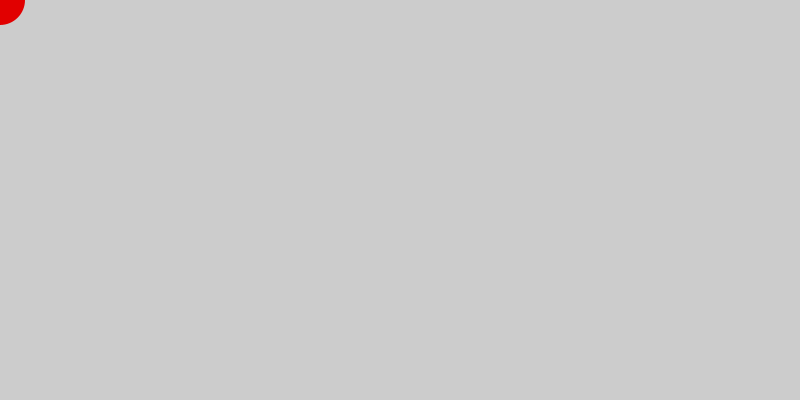
Frame 1 (no input)
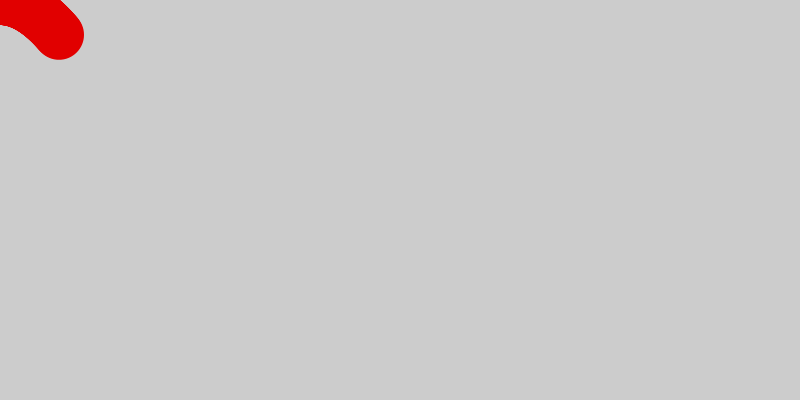
Frame 60 (the mouse pressed at the canvas centre just before this capture)
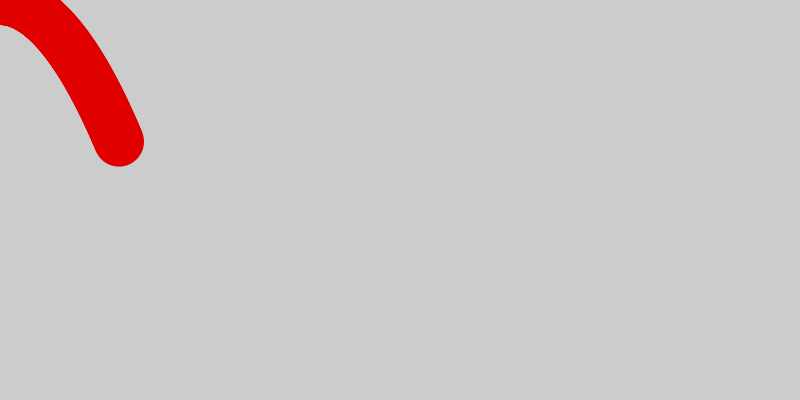
Frame 120 (the mouse held since frame 60 and released just before this capture)

The Processing sketch that drew these frames (run headless with seeded random() and noise(); from frame 60 on, the mouse is pressed at the canvas centre):

// Processing sketch: slopeshape
// ── slopeshape.pde

float speedx=2;
float speedy=4;

float x;
float y;
float size=50;

void setup()
{
 size(800,400);
 x=0;
 y= 0;
 noStroke();
}

void draw()
{
 //background(0,225,100);
 fill(225,0,0);
 ellipse(x,y, size, size);
 x= x+1;
 y= 0.01*pow(x,2);
 //x=x+speedx;
 //y=y+speedy;
 //speedy=speedy+2;
}
